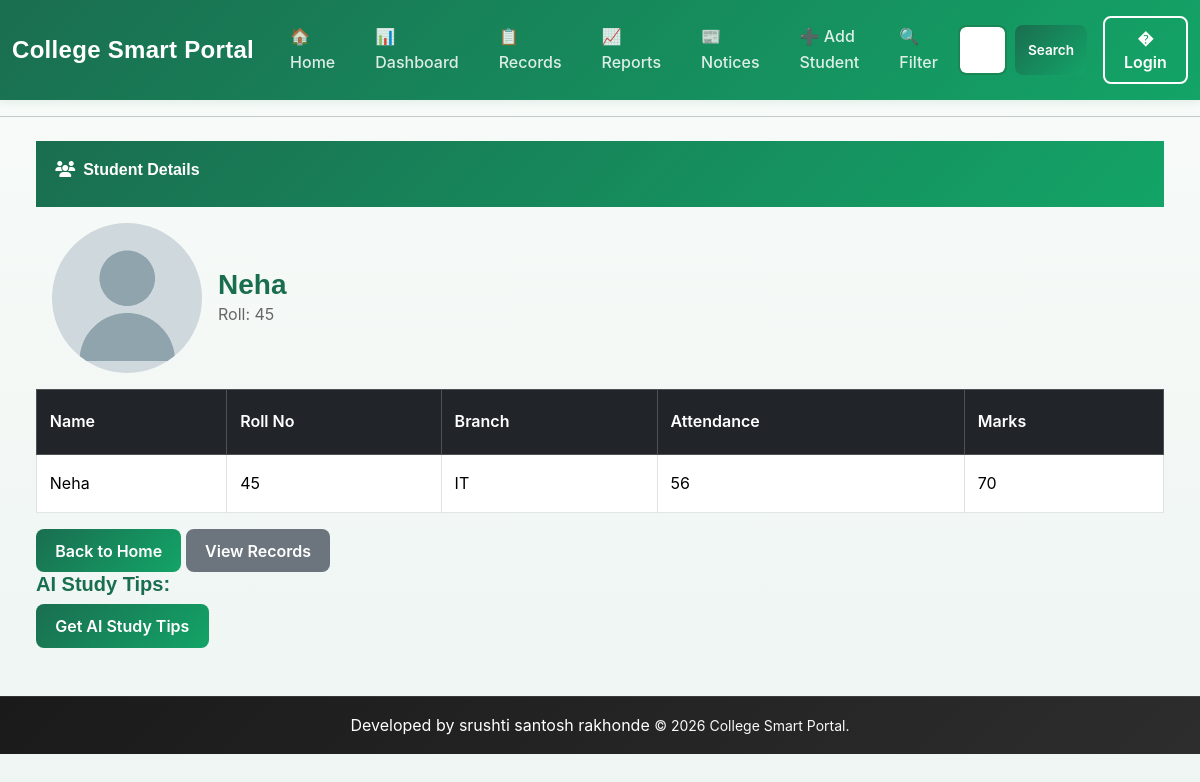
The page /students/28 on the database as committed earlier.
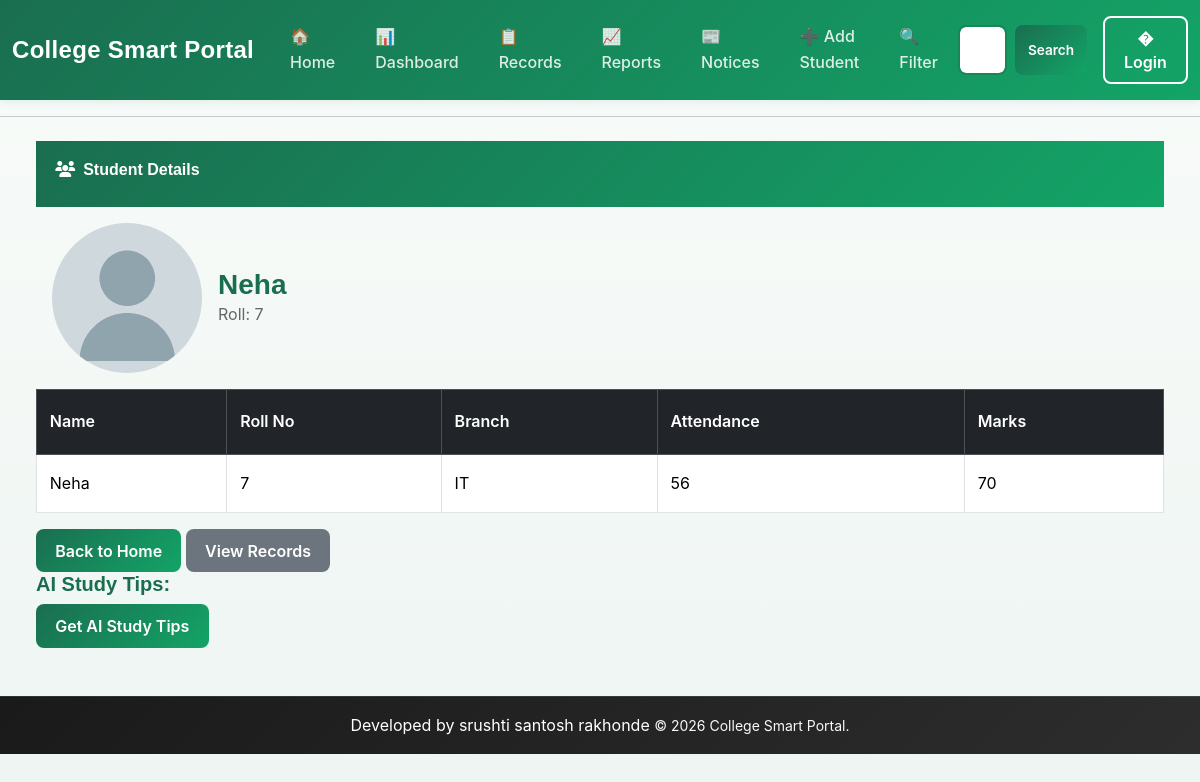
The same page on the database as committed later.
### tables this page shows
CREATE TABLE students (
                    id INTEGER PRIMARY KEY AUTOINCREMENT,
                    name TEXT NOT NULL,
                    roll_no INTEGER NOT NULL,
                    marks INTEGER NOT NULL,
                    branch TEXT NOT NULL,
                    attendance INTEGER DEFAULT 0
                 , photo TEXT DEFAULT 'default.png', year TEXT DEFAULT '1st Year');

### project_flask.py (the view)
@app.route("/students/<int:id>")
def student_detail(id):
    conn = get_db()
    student = conn.execute(
        "SELECT * FROM students WHERE id=?",  (id,) ).fetchone()
    print(student)
    conn.close()
    if student is None:
        flash("Student not found", "danger")
        return redirect(url_for("records"))
    return render_template( "detail.html", student=student  )

### database.py (called while the page is built)
def get_db():
    conn = sqlite3.connect(DB_PATH)
    conn.row_factory = sqlite3.Row
    return conn

### templates/detail.html
{% extends "base.html" %}
{% block content %}
<div class="container mt-4">
           <div class="card-header">
                <h6 class="text-white" fw-bold><i class="fas fa-users me-2"></i>Student Details</h6>
            </div>
           <div style="display:flex; align-items:center; gap:16px; padding:16px;">
              <img
             src="{% if student.photo %}
               {{ url_for('static', filename='uploads/' + student.photo) }}
              {% else %}
              {{ url_for('static', filename='images/default.png') }}
             {% endif %}"
              alt="{{ student.name }}"
              class="img-fluid rounded-circle"
             style="width:150px; height:150px; object-fit:cover;">
                <div>
                    <h3 style="margin:0;">{{ student[1] }}</h3>
                    <div style="color:#666;">Roll: {{ student[2] }}</div>
                </div>
          </div>
    <table class="table table-bordered table-hover">
            <thead class="table-dark">
              <tr>
                   <th>Name</th>
                   <th>Roll No</th>
                  <th>Branch</th>
                  <th>Attendance</th>
                  <th>Marks</th>
             </tr>
         </thead>
        <tbody>
          <tr>
             <td>{{ student[1] }}</td>
             <td>{{ student[2] }}</td>
             <td>{{ student[4] }}</td>
             <td>{{ student[5]}}</td>
             <td>{{ student[3] }}</td>
          </tr>
      </tbody>
  </table>
            <a href="{{ url_for('home') }}" class="btn btn-success">
                Back to Home
            </a>
            <a href="{{ url_for('records') }}" class="btn btn-secondary">
                View Records
            </a>
                 <div class="mb-3">
                        <h5 class="fw-bold">AI Study Tips:</h5>
                        {% if tip %}
                        <div class ="alert alert-info">{{ tip }}</div>
                        {% else %}
                      <a href="{{url_for('get_ai_tip', id=student[0])}}" class="btn btn-primary">Get AI Study Tips</a>
                        {% endif %}
                 </div>
        </div>
    </div>
</div>
{% endblock %}

### templates/base.html (shortened to what this page needs)
<!DOCTYPE html>
<html lang="en">
<head>
    <link href="https://cdn.jsdelivr.net/npm/bootstrap@5.3.2/dist/css/bootstrap.min.css" rel="stylesheet">
    <link href="https://cdnjs.cloudflare.com/ajax/libs/font-awesome/6.4.0/css/all.min.css" rel="stylesheet">
    <link rel="stylesheet" href="{{ url_for('static', filename='style.css') }}">
</head>
<body>
    <nav class="navbar navbar-expand-lg navbar-dark bg-success">
        <div class="container">
            <a class="navbar-brand" href="/">College Smart Portal</a>
            <div class="collapse navbar-collapse" id="mainNavbar">
                <ul class="navbar-nav me-auto mb-2 mb-lg-0">
                    <li class="nav-item"><a class="nav-link" href="{{ url_for('home') }}">🏠 Home</a></li>
                    <li class="nav-item"><a class="nav-link" href="{{ url_for('dashboard') }}">📊 Dashboard</a></li>
                    <li class="nav-item"><a class="nav-link" href="{{ url_for('records') }}">📋 Records</a></li>
                    <li class="nav-item"><a class="nav-link" href="{{ url_for('reports') }}">📈 Reports</a></li>
                    <li class="nav-item"><a class="nav-link" href="{{ url_for('notices') }}">📰 Notices</a></li>
                    <li class="nav-item"><a class="nav-link" href="{{ url_for('add_student') }}">➕ Add Student</a></li>
                    <li class="nav-item"><a class="nav-link" href="{{ url_for('filter') }}">🔍 Filter</a></li>
                </ul>
                <form action="{{ url_for('search') }}" method="GET" class="d-flex mb-3 mb-lg-0">
                    <input type="search" name="q" class="form-control form-control-sm border-success" placeholder="Search..." value="{{ request.args.get('q', '') }}">
                    <button type="submit" class="btn btn-success btn-sm ms-2">Search</button>
                </form>
                <div class="d-flex align-items-center ms-lg-3 mt-3 mt-lg-0">
                    {% if session.get('username') %}
                        <span class="btn btn-info py-2 me-2 disabled">👤 {{ session.get('username') }}</span>
                        <a href="{{ url_for('logout') }}" class="btn btn-danger py-2"> �Logout</a>
                    {% else %}
                        <a href="{{ url_for('login') }}" class="btn btn-outline-light py-2">� Login</a>
                    {% endif %}
                </div>
            </div>
        </div>
    </nav>
    <hr>
    <div class="container mt-4">
        <div class="container mt-4">
            {% block content %}{% endblock %}
      <footer class="bg-dark text-white text-center py-3 mt-5">
        <div class="container">
            Developed by <a href="https://github.com/yourusername" class="text-light"></a>srushti santosh rakhonde
            <small class="text-light">
               © 2026 College Smart Portal.
           </small>
        </div>
    </footer>
</body>
</html>

### static/style.css (style rules this page uses)
:root { --primary-color: #1a6e50; --secondary-color: #13a467; --accent-color: #0f8b5c; --light-bg: #f8fbf9; --card-shadow: 0 4px 15px rgba(26, 110, 80, 0.1); --card-shadow-hover: 0 8px 25px rgba(26, 110, 80, 0.15); }
* { font-family: 'Inter', sans-serif; }
body { background: linear-gradient(180deg, #f8fbf9 0%, #eef5f2 100%); min-height: 100vh; color: #2c3e50; line-height: 1.6; }
.navbar { background: linear-gradient(135deg, #1a6e50 0%, #13a467 100%) !important; box-shadow: 0 2px 8px rgba(26, 110, 80, 0.1); padding: 1rem 0; }
.navbar-brand { font-family: 'Poppins', sans-serif; font-size: 1.5rem; font-weight: 700; color: white !important; letter-spacing: 0.3px; }
.nav-link { color: rgba(255, 255, 255, 0.85) !important; font-weight: 500; transition: all 0.3s ease; padding: 0.5rem 1rem !important; border-radius: 6px; margin: 0 4px; }
.form-control { border-radius: 8px; border: 2px solid #e0e7e4; padding: 0.6rem 1rem; transition: all 0.3s ease; font-size: 0.95rem; }
.card-header { background: linear-gradient(135deg, #1a6e50 0%, #13a467 100%); color: white; border: none; font-weight: 600; padding: 1.2rem; }
.btn { border-radius: 8px; font-weight: 600; padding: 0.6rem 1.2rem; transition: all 0.3s ease; border: none; }
.btn-primary, .btn-success, .btn-info { background: linear-gradient(135deg, #1a6e50, #13a467); border: none; }
.btn-outline-light { border: 2px solid white; color: white; }
.btn-sm { padding: 0.4rem 0.8rem; font-size: 0.85rem; }
.table { background: white; border-collapse: collapse; }
.table thead.table-dark { background: linear-gradient(135deg, #1a6e50, #13a467) !important; }
.table tbody tr { border-bottom: 1px solid #e0e7e4; transition: all 0.3s ease; }
.table td { padding: 1rem 0.8rem; vertical-align: middle; }
.table th { font-weight: 600; padding: 1.2rem 0.8rem; color: white !important; }
.form-control, .form-select { border-radius: 8px; border: 2px solid #e0e7e4; padding: 0.75rem 1rem; transition: all 0.3s ease; }
.form-control::placeholder { color: #999; font-size: 0.95rem; }
footer { background: linear-gradient(135deg, #1a1a1a, #2d2d2d) !important; color: white; padding: 2rem 0; margin-top: 4rem; border-top: 1px solid rgba(255, 255, 255, 0.1); }
h1, h2, h3, h4, h5, h6 { font-family: 'Poppins', sans-serif; font-weight: 700; color: #1a6e50; }
.fw-bold { font-weight: 700; }
.container { max-width: 1200px; }

Rows that differ between the two databases and show on the page:
changed students "Neha": roll_no "45" → "7"
